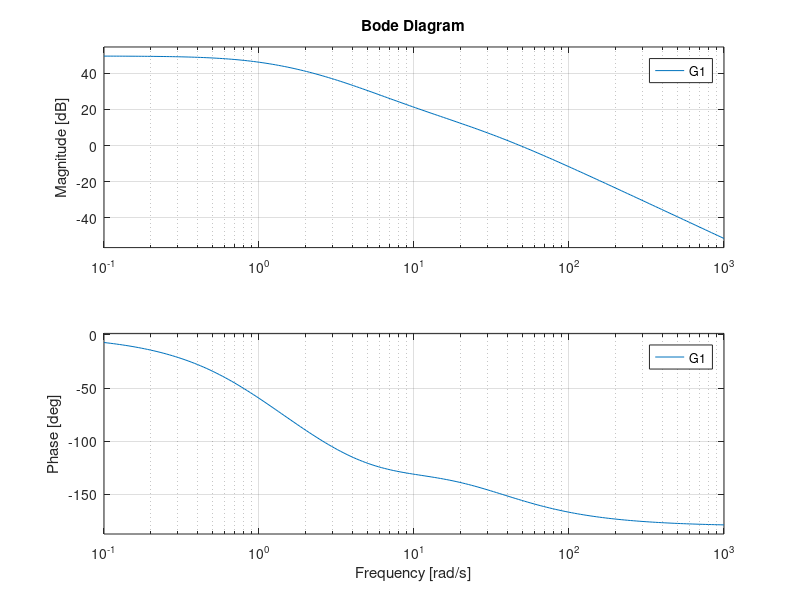

Reproduce this figure in MATLAB.
num = 9 * 10 * 30 * [1 10];

den = conv(conv([1 1], [1 3]), [1 30]);

G1 = tf(num,den)

f_table = logspace(-1,3,200);

close all

bode(G1,f_table)

grid on
